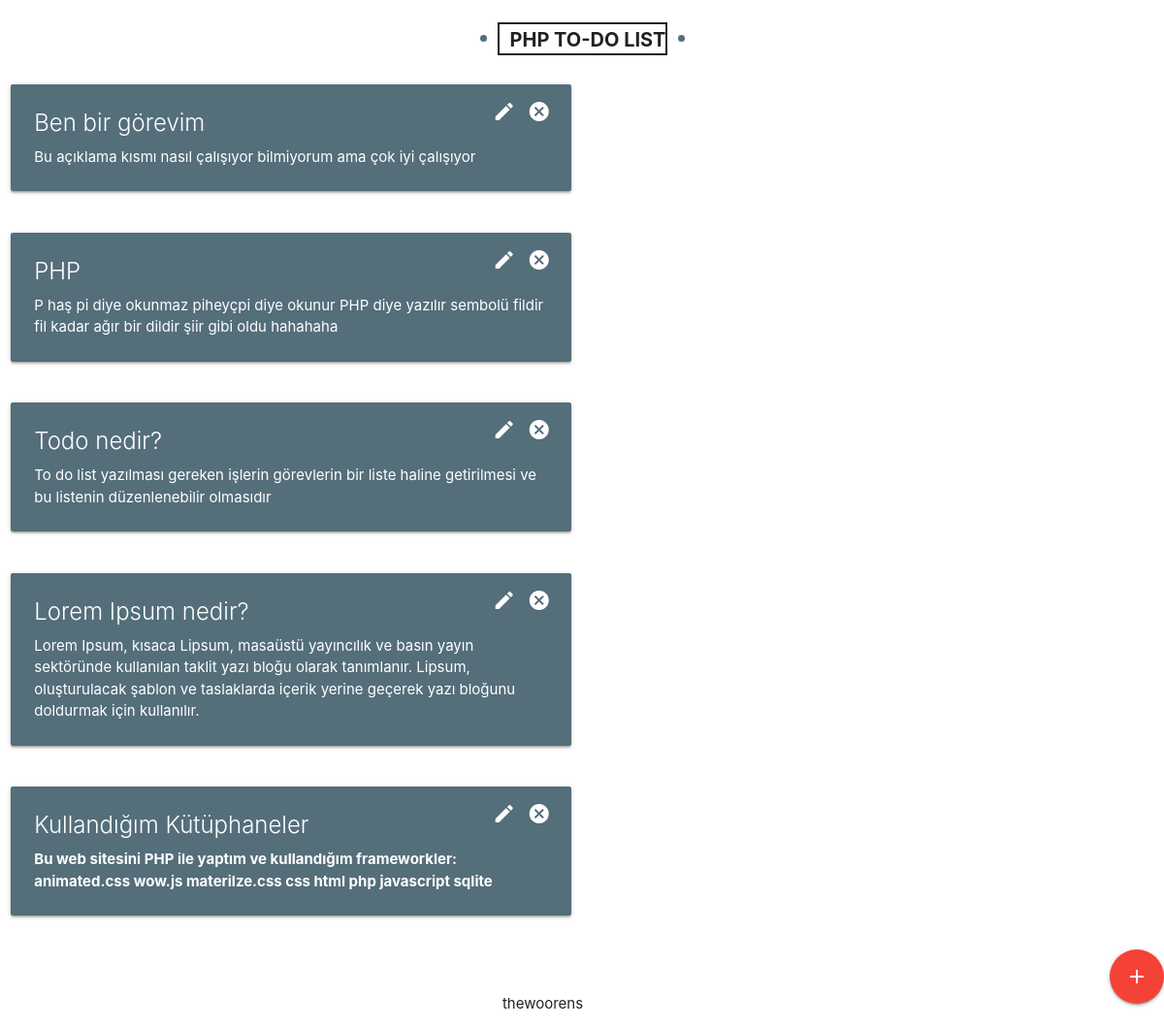
The page / on the database its author committed.
### tables this page shows
CREATE TABLE card(title TEXT, dec TEXT);

### index.php (the view, shortened to what this page needs)
<!DOCTYPE html>
<html lang="en">
<head>
    <link href="https://cdn.jsdelivr.net/npm/hint.css@3.0.0/hint.min.css" rel="stylesheet">
    <link rel="stylesheet" href="css/animate.min.css">
    <link rel="stylesheet" href="https://cdnjs.cloudflare.com/ajax/libs/materialize/1.0.0/css/materialize.min.css">
</head>
<body>
    <br>
    <div class="thirteen">
        <h1>PHP TO-DO List</h1>
    </div>
    <br>
    <?php
    $db = new PDO("sqlite:" . __DIR__ . "/db.db");
    $sql = 'SELECT * FROM card';
    $kayitlar = $db->query($sql);
    ?>
    <?php foreach ($kayitlar as $row) { ?>
        <div class="row">
            <div class="col s12 m6">
                <div class="wow card blue-grey darken-1 animate__animated animate__backInLeft" data-wow-duration="1.4s" data-wow-offset="100">
                    <form action="delete.php" method="post">
                        <button class="material-icons" style="border: none; background-color: transparent; float: right; cursor: pointer; color: white; margin-right: 15px; margin-top: 15px;">cancel</button>
                    </form>
                    <form action="update.php" method="post">
                        <button class="material-icons" style="border: none; background-color: transparent; float: right; cursor: pointer; color: white; margin-top: 15px;">edit</button>
                    </form>
                    <div class="card-content white-text">
                        <span class="card-title"><?= $row['title'] ?></span>
                        <p><?= $row['dec'] ?></p>
                    </div>
                </div>
            </div>
        </div>
    <?php } ?>
    <div class="hint--rigth" aria-label="Kart Ekle">
        <span><a style="margin-left: 25px; margin-bottom: 25px; float: right;" class="btn-floating btn-large waves-effect waves-light red" href="dashboard.php"><i class="material-icons">add</i></a></span>
    </div>
    <footer>
        <br><br>
        <center style="font-size: 15px; width: 100%; height: 35px; user-select: none; cursor: url('https://cdn.custom-cursor.com/db/cursor/32/Infinity_Gauntlet_Cursor.png') , default !important;">
            <div class='rainbow'>thewoorens</div>
        </center>
    </footer>
</body>
</html>

### index.php (style rules this page uses)
.thirteen h1 { position: relative; font-size: 20px; font-weight: 700; letter-spacing: 0px; text-transform: uppercase; width: 175px; text-align: center; margin: auto; white-space: nowrap; border: 2px solid #222; padding: 5px 11px 3px 11px; }
.thirteen h1:before, .thirteen h1:after { background-color: #546E7A; position: absolute; content: ''; height: 7px; width: 7px; border-radius: 50%; bottom: 12px; }
.thirteen h1:before { left: -20px; }
.thirteen h1:after { right: -20px; }
.rainbow { animation: rainbow 2.5s linear; animation-iteration-count: infinite; }

### rows shown on the page
card: title "Ben bir görevim", dec "Bu açıklama kısmı nasıl çalışıyor bilmiyorum ama çok iyi çalışıyor"
card: title "PHP", dec "P haş pi diye okunmaz piheyçpi diye okunur PHP diye yazılır sembolü fildir fil kadar ağır bir dildir şiir gibi oldu hahahaha"
card: title "Todo nedir?", dec "To do list yazılması gereken işlerin görevlerin bir liste haline getirilmesi ve bu listenin düzenlenebilir olmasıdır"
card: title "Lorem Ipsum nedir?", dec "Lorem Ipsum, kısaca Lipsum, masaüstü yayıncılık ve basın yayın sektöründe kullanılan taklit yazı bloğu olarak tanımlanır. Lipsum, oluşturulacak şablon ve taslaklarda içerik yerine geçerek yazı bloğunu doldurmak için kullanılır."
card: title "Kullandığım Kütüphaneler", dec "Bu web sitesini PHP ile yaptım ve kullandığım frameworkler: animated.css wow.js materilze.css css html php javascript sqlite"
